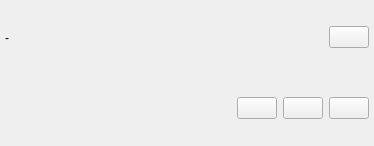
<?xml version="1.0" encoding="UTF-8"?>
<ui version="4.0">
 <class>DownloadedItemWidget</class>
 <widget class="QWidget" name="DownloadedItemWidget">
  <property name="geometry">
   <rect>
    <x>0</x>
    <y>0</y>
    <width>374</width>
    <height>146</height>
   </rect>
  </property>
  <property name="sizePolicy">
   <sizepolicy hsizetype="Preferred" vsizetype="Preferred">
    <horstretch>0</horstretch>
    <verstretch>0</verstretch>
   </sizepolicy>
  </property>
  <layout class="QVBoxLayout" name="outsideLayout">
   <property name="leftMargin">
    <number>5</number>
   </property>
   <property name="topMargin">
    <number>5</number>
   </property>
   <property name="rightMargin">
    <number>5</number>
   </property>
   <property name="bottomMargin">
    <number>5</number>
   </property>
   <item>
    <widget class="QWidget" name="titleWidget" native="true">
     <layout class="QHBoxLayout" name="titleLayout">
      <property name="leftMargin">
       <number>0</number>
      </property>
      <property name="topMargin">
       <number>0</number>
      </property>
      <property name="rightMargin">
       <number>0</number>
      </property>
      <property name="bottomMargin">
       <number>0</number>
      </property>
      <item>
       <widget class="QLabel" name="labelTitle">
        <property name="text">
         <string>-</string>
        </property>
       </widget>
      </item>
      <item>
       <spacer name="Spacer">
        <property name="orientation">
         <enum>Qt::Horizontal</enum>
        </property>
        <property name="sizeHint" stdset="0">
         <size>
          <width>0</width>
          <height>0</height>
         </size>
        </property>
       </spacer>
      </item>
      <item>
       <widget class="QPushButton" name="btnDelete">
        <property name="text">
         <string/>
        </property>
        <property name="icon">
         <iconset>
          <normaloff>:/icon/download/delete.svg</normaloff>:/icon/download/delete.svg</iconset>
        </property>
        <property name="_vanillaStyle_Patch" stdset="0">
         <string>CleanButtonPatch</string>
        </property>
       </widget>
      </item>
     </layout>
    </widget>
   </item>
   <item>
    <widget class="QWidget" name="btnWidget" native="true">
     <layout class="QHBoxLayout" name="btnLayout">
      <property name="leftMargin">
       <number>0</number>
      </property>
      <property name="topMargin">
       <number>0</number>
      </property>
      <property name="rightMargin">
       <number>0</number>
      </property>
      <property name="bottomMargin">
       <number>0</number>
      </property>
      <item>
       <widget class="QLabel" name="labelSize">
        <property name="text">
         <string/>
        </property>
       </widget>
      </item>
      <item>
       <widget class="QLabel" name="labelRemainingTime">
        <property name="text">
         <string/>
        </property>
       </widget>
      </item>
      <item>
       <widget class="QLabel" name="labelDuration">
        <property name="text">
         <string/>
        </property>
       </widget>
      </item>
      <item>
       <spacer name="horizontalSpacer">
        <property name="orientation">
         <enum>Qt::Horizontal</enum>
        </property>
        <property name="sizeHint" stdset="0">
         <size>
          <width>0</width>
          <height>0</height>
         </size>
        </property>
       </spacer>
      </item>
      <item>
       <widget class="QPushButton" name="btnRestart">
        <property name="text">
         <string/>
        </property>
        <property name="icon">
         <iconset>
          <normaloff>:/icon/download/restart.svg</normaloff>:/icon/download/restart.svg</iconset>
        </property>
        <property name="checkable">
         <bool>true</bool>
        </property>
        <property name="_vanillaStyle_Patch" stdset="0">
         <string>CleanButtonPatch</string>
        </property>
       </widget>
      </item>
      <item>
       <widget class="QPushButton" name="btnFolder">
        <property name="text">
         <string/>
        </property>
        <property name="icon">
         <iconset>
          <normaloff>:/icon/download/folder.svg</normaloff>:/icon/download/folder.svg</iconset>
        </property>
        <property name="_vanillaStyle_Patch" stdset="0">
         <string>CleanButtonPatch</string>
        </property>
       </widget>
      </item>
      <item>
       <widget class="QPushButton" name="btnDetail">
        <property name="sizePolicy">
         <sizepolicy hsizetype="Preferred" vsizetype="Fixed">
          <horstretch>0</horstretch>
          <verstretch>0</verstretch>
         </sizepolicy>
        </property>
        <property name="text">
         <string/>
        </property>
        <property name="icon">
         <iconset>
          <normaloff>:/icon/download/details.svg</normaloff>:/icon/download/details.svg</iconset>
        </property>
        <property name="_vanillaStyle_Patch" stdset="0">
         <string>CleanButtonPatch</string>
        </property>
       </widget>
      </item>
     </layout>
    </widget>
   </item>
  </layout>
 </widget>
 <layoutdefault spacing="6" margin="11"/>
 <resources/>
 <connections/>
</ui>
